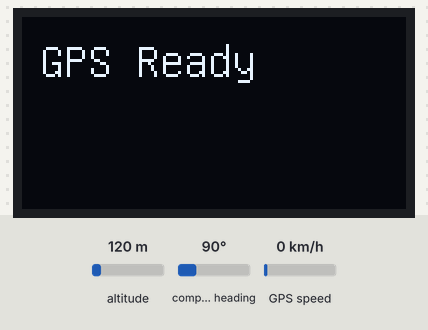
The sketch below on a simulated Arduino Mega 2560, built with avr-gcc and run on an emulated ATmega2560. Shown: 128×64 one-colour display. The inputs (shaded band) are chosen by the test bench; at power-on: altitude 120 m, compass heading 90°, GPS speed 0 km/h. The GPS gets a fix after 3 s at 37.7749, -122.4194 with 8 satellites; what the sketch prints to the serial monitor is not drawn.

Above: at 1.2 s.
At 12.2 s:
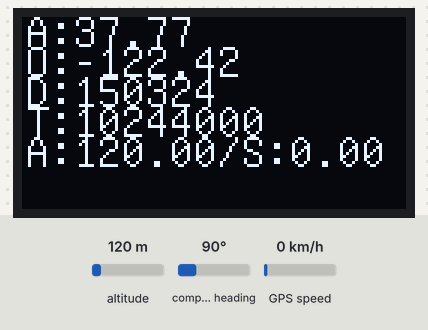
At 28.8 s:
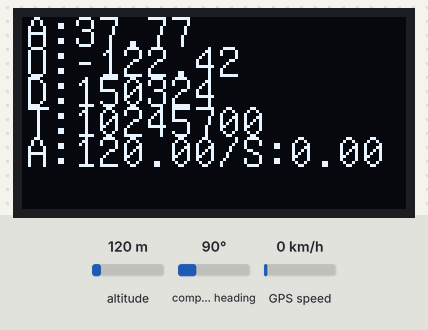
At 61.9 s:
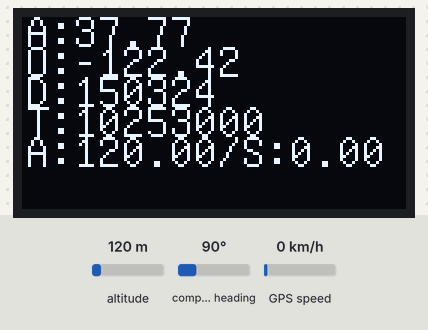
At 95.0 s:
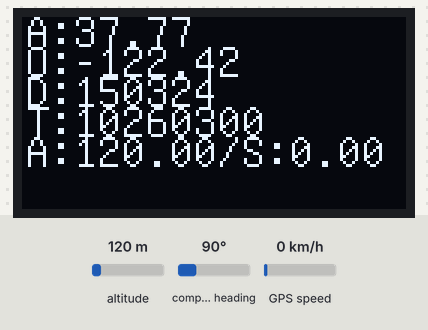
At 128.2 s:
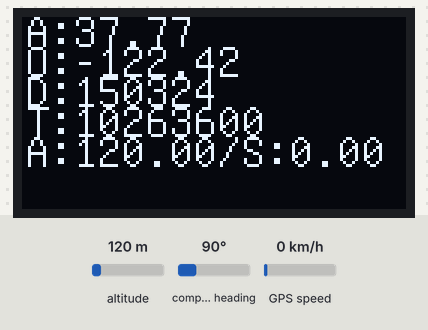

Measured:
- what the display in image 0 shows lasts 5.5 s, from 1.1 s to 6.6 s

The sketch:

neibc_gs6mv2_oled_tinygps.ino
```cpp
// (licence header left out)
//#include <SoftwareSerial.h>
#include <TinyGPS.h>
#include "U8glib.h"
U8GLIB_SSD1306_128X64 u8g(U8G_I2C_OPT_NONE);

//SoftwareSerial mySerial(3,4); // RX(<-TX of GPS module), TX(<-RX of GPS module)
TinyGPS gps;

void gpsdump(TinyGPS &gps);
void printFloat(double f, int digits = 2);

void setup()
{
  Serial.begin(9600);

  // set the data rate for the SerialPort(use SoftwareSerial port on Arduino UNO)
  Serial2.begin(9600);  // Serial2->mySerial on Arduino UNO

  delay(1000);
  Serial.print("uBlox Neo 6M / TinyGPS testing - ");
  Serial.println(TinyGPS::library_version());

  u8g.setFont(u8g_font_unifont);
  u8g.drawFrame(2,2,126,62);
  u8g.firstPage();
  do {
    u8g.setPrintPos(6,20);
    u8g.print("GPS Ready");
  } while( u8g.nextPage() );
}

void draw(float lat, float lon, unsigned long l_date, unsigned long l_time, float f_alt, float f_speed) {
  u8g.setFont(u8g_font_unifont);

  u8g.firstPage();
  do {
      u8g.setPrintPos(1,10);
      u8g.print("A:");
      u8g.print(lat);  // latitude
      u8g.setPrintPos(1,20);
      u8g.print("O:");
      u8g.print(lon); // longitude
      u8g.setPrintPos(1,30);
      u8g.print("D:");
      u8g.print(l_date); // date(ddmmyy, UTC 0)
      u8g.setPrintPos(1,40);
      u8g.print("T:");
      u8g.print(l_time); // time(hhmmsscc, UTC 0)
      u8g.setPrintPos(1,50);
      u8g.print("A:");
      u8g.print(f_alt); // altitude(cm)
      u8g.print("/S:");
      u8g.print(f_speed); // speed(km per hour)
  } while( u8g.nextPage() );
}

void loop() // run over and over
{
  bool newdata = false;
  unsigned long start = millis();
  float flat, flon, falt, fspeed;
  unsigned long date, time, age;

  // Every 2 seconds we print an update
  while (millis() - start < 5000) {
    if (Serial2.available() && gps.encode(Serial2.read())) {
        newdata = true;
        // break;  // uncomment to print new data immediately!
    }
  }

  if (newdata) {
    gps.f_get_position(&flat, &flon, &age);
    gps.get_datetime(&date, &time, &age);
    fspeed = gps.f_speed_kmph();
    falt = gps.f_altitude();
    draw(flat, flon, date, time, falt,fspeed);
  }
}
```
